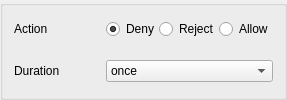
    <widget class="QGroupBox" name="enableGroup">
     <property name="sizePolicy">
      <sizepolicy hsizetype="Preferred" vsizetype="Maximum">
       <horstretch>0</horstretch>
       <verstretch>0</verstretch>
      </sizepolicy>
     </property>
     <property name="flat">
      <bool>false</bool>
     </property>
     <property name="checkable">
      <bool>false</bool>
     </property>
     <property name="checked">
      <bool>false</bool>
     </property>
     <layout class="QGridLayout" name="gridLayout" columnstretch="0,0,0,0,0,0,0">
      <property name="sizeConstraint">
       <enum>QLayout::SetDefaultConstraint</enum>
      </property>
      <property name="topMargin">
       <number>4</number>
      </property>
      <property name="bottomMargin">
       <number>4</number>
      </property>
      <property name="verticalSpacing">
       <number>12</number>
      </property>
      <item row="3" column="1">
       <widget class="QLabel" name="label_2">
        <property name="text">
         <string>Action</string>
        </property>
       </widget>
      </item>
      <item row="4" column="4">
       <spacer name="horizontalSpacer_5">
        <property name="orientation">
         <enum>Qt::Horizontal</enum>
        </property>
        <property name="sizeHint" stdset="0">
         <size>
          <width>40</width>
          <height>20</height>
         </size>
        </property>
       </spacer>
      </item>
      <item row="3" column="4">
       <spacer name="horizontalSpacer_4">
        <property name="orientation">
         <enum>Qt::Horizontal</enum>
        </property>
        <property name="sizeHint" stdset="0">
         <size>
          <width>40</width>
          <height>20</height>
         </size>
        </property>
       </spacer>
      </item>
      <item row="4" column="1">
       <widget class="QLabel" name="label_4">
        <property name="text">
         <string>Duration</string>
        </property>
       </widget>
      </item>
      <item row="4" column="6">
       <widget class="QComboBox" name="durationCombo">
        <item>
         <property name="text">
          <string>once</string>
         </property>
        </item>
        <item>
         <property name="text">
          <string notr="true">30s</string>
         </property>
        </item>
        <item>
         <property name="text">
          <string notr="true">5m</string>
         </property>
        </item>
        <item>
         <property name="text">
          <string notr="true">15m</string>
         </property>
        </item>
        <item>
         <property name="text">
          <string notr="true">30m</string>
         </property>
        </item>
        <item>
         <property name="text">
          <string notr="true">1h</string>
         </property>
        </item>
        <item>
         <property name="text">
          <string notr="true">12h</string>
         </property>
        </item>
        <item>
         <property name="text">
          <string>until reboot</string>
         </property>
        </item>
        <item>
         <property name="text">
          <string>always</string>
         </property>
        </item>
       </widget>
      </item>
      <item row="3" column="6">
       <layout class="QHBoxLayout" name="horizontalLayout_2">
        <item>
         <widget class="QRadioButton" name="actionDenyRadio">
          <property name="sizePolicy">
           <sizepolicy hsizetype="Preferred" vsizetype="Fixed">
            <horstretch>0</horstretch>
            <verstretch>0</verstretch>
           </sizepolicy>
          </property>
          <property name="toolTip">
           <string>Deny will just discard the connection</string>
          </property>
          <property name="text">
           <string>Deny</string>
          </property>
          <property name="icon">
           <iconset theme="emblem-important">
            <normaloff>../../../../../../../../../../../../../../../../../../../../../../../../../../../../../../../../../../../../../../../../../../../../../../../../../../../../../../.designer/backup</normaloff>../../../../../../../../../../../../../../../../../../../../../../../../../../../../../../../../../../../../../../../../../../../../../../../../../../../../../../.designer/backup</iconset>
          </property>
          <property name="checked">
           <bool>true</bool>
          </property>
         </widget>
        </item>
        <item>
         <widget class="QRadioButton" name="actionRejectRadio">
          <property name="toolTip">
           <string>Reject will drop the connection, and kill the socket that initiated it</string>
          </property>
          <property name="text">
           <string>Reject</string>
          </property>
          <property name="icon">
           <iconset theme="window-close">
            <normaloff>../../../../../../.designer/backup</normaloff>../../../../../../.designer/backup</iconset>
          </property>
         </widget>
        </item>
        <item>
         <widget class="QRadioButton" name="actionAllowRadio">
          <property name="sizePolicy">
           <sizepolicy hsizetype="Preferred" vsizetype="Fixed">
            <horstretch>0</horstretch>
            <verstretch>0</verstretch>
           </sizepolicy>
          </property>
          <property name="toolTip">
           <string>Allow will allow the connection</string>
          </property>
          <property name="layoutDirection">
           <enum>Qt::LeftToRight</enum>
          </property>
          <property name="text">
           <string>Allow</string>
          </property>
          <property name="icon">
           <iconset theme="emblem-default">
            <normaloff>../../../../../../../../../../../../../../../../../../../../../../../../../../../../../../../../../../../../../../../../../../../../../../../../../../../../../../.designer/backup</normaloff>../../../../../../../../../../../../../../../../../../../../../../../../../../../../../../../../../../../../../../../../../../../../../../../../../../../../../../.designer/backup</iconset>
          </property>
         </widget>
        </item>
       </layout>
      </item>
     </layout>
    </widget>
